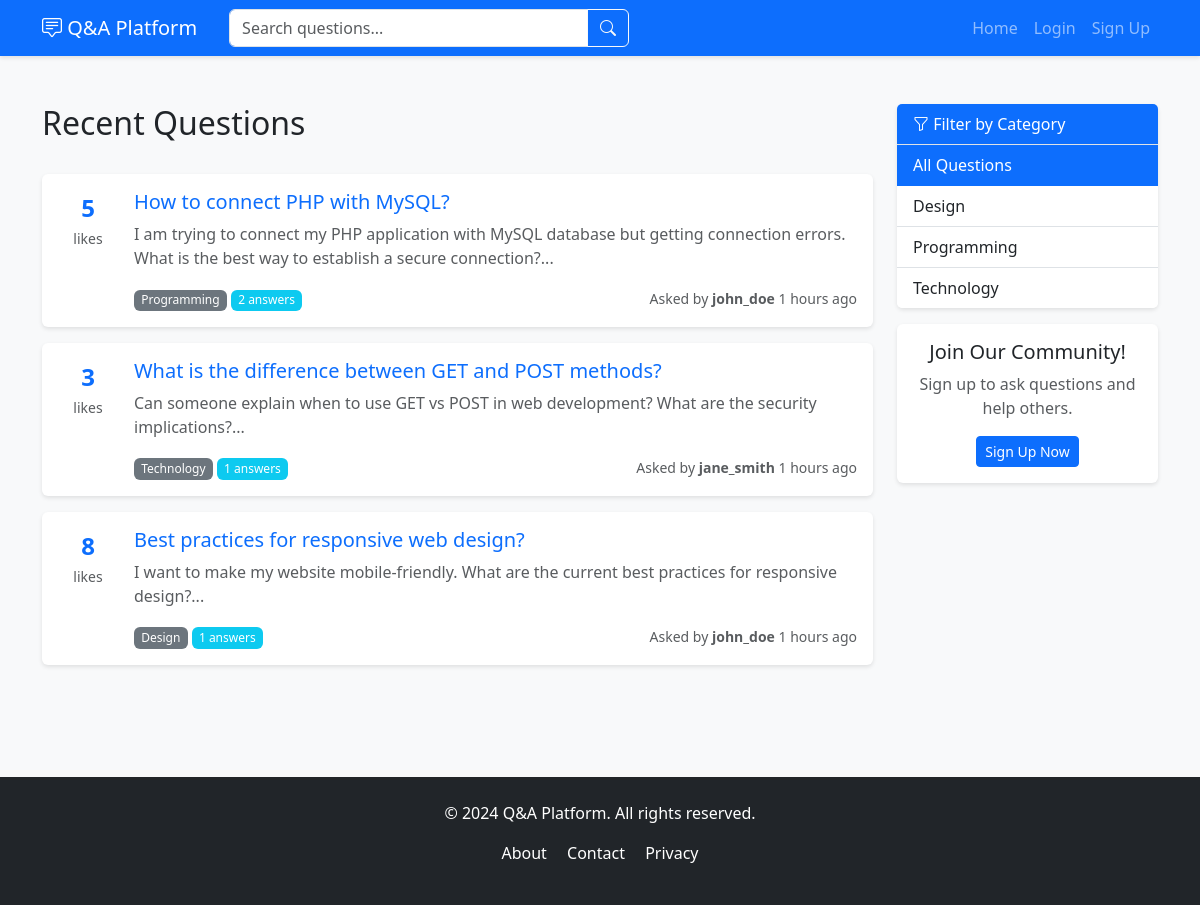
The page / on the database its author committed.
### tables this page shows
CREATE TABLE IF NOT EXISTS questions (
    id INT PRIMARY KEY AUTO_INCREMENT,
    user_id INT NOT NULL,
    title VARCHAR(255) NOT NULL,
    description TEXT NOT NULL,
    category VARCHAR(50),
    likes INT DEFAULT 0,
    views INT DEFAULT 0,
    created_at TIMESTAMP DEFAULT CURRENT_TIMESTAMP,
    updated_at TIMESTAMP DEFAULT CURRENT_TIMESTAMP ON UPDATE CURRENT_TIMESTAMP,
    FOREIGN KEY (user_id) REFERENCES users(id) ON DELETE CASCADE,
    INDEX idx_user_id (user_id),
    INDEX idx_category (category),
    INDEX idx_created_at (created_at),
    FULLTEXT idx_title_description (title, description)
);

CREATE TABLE IF NOT EXISTS users (
    id INT PRIMARY KEY AUTO_INCREMENT,
    username VARCHAR(50) UNIQUE NOT NULL,
    email VARCHAR(100) UNIQUE NOT NULL,
    password VARCHAR(255) NOT NULL,
    created_at TIMESTAMP DEFAULT CURRENT_TIMESTAMP,
    INDEX idx_username (username),
    INDEX idx_email (email)
);

### includes/functions.php (called while the page is built, shortened)
<?php
function isLoggedIn() {
    return isset($_SESSION['user_id']);
}
function timeAgo($timestamp) {
    $time = strtotime($timestamp);
    $diff = time() - $time;
    if ($diff < 86400) return floor($diff / 3600) . " hours ago";
    return date("M d, Y", $time);
}
?>

### index.php (the view, shortened to what this page needs)
<?php
require_once 'includes/functions.php';
$database = new Database();
$db = $database->getConnection();
$category = isset($_GET['category']) ? $_GET['category'] : '';
$query = "SELECT q.*, u.username, COUNT(DISTINCT a.id) as answer_count
          FROM questions q
          JOIN users u ON q.user_id = u.id
          LEFT JOIN answers a ON q.id = a.question_id ";
$query .= "GROUP BY q.id ORDER BY q.created_at DESC";
$stmt = $db->prepare($query);
$stmt->execute();
$questions = $stmt->fetchAll(PDO::FETCH_ASSOC);
$catQuery = "SELECT DISTINCT category FROM questions WHERE category IS NOT NULL AND category != ''";
$catStmt = $db->prepare($catQuery);
$catStmt->execute();
$categories = $catStmt->fetchAll(PDO::FETCH_COLUMN);
include 'includes/header.php';
?>
<div class="container my-5">
    <div class="row">
        <div class="col-md-9">
            <div class="d-flex justify-content-between align-items-center mb-4">
                <h2>Recent Questions</h2>
            </div>
            <?php if (count($questions) > 0): ?>
                <?php foreach ($questions as $question): ?>
                    <div class="card mb-3 question-card">
                        <div class="card-body">
                            <div class="d-flex">
                                <div class="vote-section text-center me-3">
                                    <div class="vote-count"><?php echo $question['likes']; ?></div>
                                    <small class="text-muted">likes</small>
                                </div>
                                <div class="flex-grow-1">
                                    <h5 class="card-title">
                                        <a href="questions/view_question.php?id=<?php echo $question['id']; ?>" class="text-decoration-none">
                                            <?php echo htmlspecialchars($question['title']); ?>
                                        </a>
                                    </h5>
                                    <p class="card-text text-muted">
                                        <?php echo substr(htmlspecialchars($question['description']), 0, 150); ?>...
                                    </p>
                                    <div class="d-flex justify-content-between align-items-center">
                                        <div>
                                            <?php if ($question['category']): ?>
                                                <span class="badge bg-secondary"><?php echo htmlspecialchars($question['category']); ?></span>
                                            <?php endif; ?>
                                            <span class="badge bg-info"><?php echo $question['answer_count']; ?> answers</span>
                                        </div>
                                        <small class="text-muted">
                                            Asked by <strong><?php echo htmlspecialchars($question['username']); ?></strong>
                                            <?php echo timeAgo($question['created_at']); ?>
                                        </small>
                                    </div>
                                </div>
                            </div>
                        </div>
                    </div>
                <?php endforeach; ?>
            <?php else: ?>
                <div class="alert alert-info">
                    <i class="bi bi-info-circle"></i> No questions found. Be the first to ask!
                </div>
            <?php endif; ?>
        </div>
        <div class="col-md-3">
            <div class="card">
                <div class="card-header bg-primary text-white">
                    <i class="bi bi-funnel"></i> Filter by Category
                </div>
                <div class="list-group list-group-flush">
                    <a href="index.php" class="list-group-item list-group-item-action <?php echo !$category ? 'active' : ''; ?>">
                        All Questions
                    </a>
                    <?php foreach ($categories as $cat): ?>
                        <a href="?category=<?php echo urlencode($cat); ?>"
                           class="list-group-item list-group-item-action <?php echo $category == $cat ? 'active' : ''; ?>">
                            <?php echo htmlspecialchars($cat); ?>
                        </a>
                    <?php endforeach; ?>
                </div>
            </div>
            <?php if (!isLoggedIn()): ?>
                <div class="card mt-3">
                    <div class="card-body text-center">
                        <h5>Join Our Community!</h5>
                        <p class="text-muted">Sign up to ask questions and help others.</p>
                        <a href="auth/signup.php" class="btn btn-primary btn-sm">Sign Up Now</a>
                    </div>
                </div>
            <?php endif; ?>
        </div>
    </div>
</div>
<?php include 'includes/footer.php'; ?>

### assets/css/style.css (style rules this page uses)
:root { --primary-color: #0d6efd; --secondary-color: #6c757d; --success-color: #198754; --info-color: #0dcaf0; }
body { font-family: 'Segoe UI', Tahoma, Geneva, Verdana, sans-serif; background-color: #f8f9fa; min-height: 100vh; display: flex; flex-direction: column; }
.question-card { transition: transform 0.2s, box-shadow 0.2s; }
.vote-section { min-width: 60px; }
.vote-count { font-size: 1.5rem; font-weight: bold; color: var(--primary-color); }
.card { border: none; box-shadow: 0 2px 4px rgba(0, 0, 0, 0.1); margin-bottom: 1rem; }
.card-header { background-color: #f8f9fa; border-bottom: 1px solid #dee2e6; }
.badge { padding: 0.4em 0.6em; font-weight: 500; }
a { text-decoration: none; }
.list-group-item { border-left: 3px solid transparent; transition: all 0.2s; }
.list-group-item.active { border-left-color: var(--primary-color); }

### rows shown on the page
questions: likes "5", title "How to connect PHP with MySQL?", description "I am trying to connect my PHP application with MySQL database but getting connection errors. What is the best way to establish a secure connection?", category "Programming", answer_count "2", user.username "john_doe", created_at "1 hours ago"
questions: likes "3", title "What is the difference between GET and POST methods?", description "Can someone explain when to use GET vs POST in web development? What are the security implications?", category "Technology", answer_count "1", user.username "jane_smith", created_at "1 hours ago"
questions: likes "8", title "Best practices for responsive web design?", description "I want to make my website mobile-friendly. What are the current best practices for responsive design?", category "Design", answer_count "1", user.username "john_doe", created_at "1 hours ago"

### other values the page prints
$cat "Design"
$cat "Programming"
$cat "Technology"
